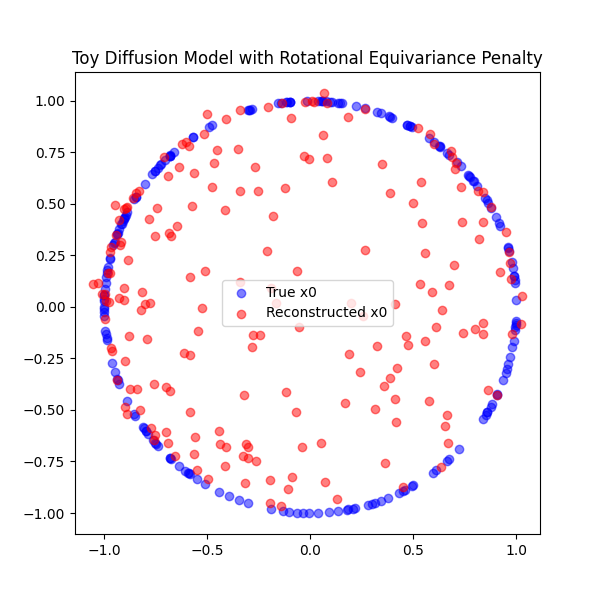

Python code for this plot:
import torch
import torch.nn as nn
import torch.optim as optim
import numpy as np
import math
import matplotlib.pyplot as plt

# -----------------------
# 1. CONFIG
# -----------------------
DEVICE = 'cuda' if torch.cuda.is_available() else 'cpu'
BATCH_SIZE = 128
LEARNING_RATE = 1e-3
EPOCHS = 2000

# Diffusion hyperparameters (toy schedule)
T_MAX = 100  # discrete timesteps for the toy forward process
BETA_START = 1e-4
BETA_END = 0.02
betas = torch.linspace(BETA_START, BETA_END, T_MAX).to(DEVICE)
alphas = 1.0 - betas
alphas_cumprod = torch.cumprod(alphas, dim=0)

# -----------------------
# 2. SIMPLE DATASET: CIRCLE
# -----------------------
# Generate points on a circle of radius ~1 (with small random radius variation, if desired)
def sample_circle_data(batch_size):
    angles = 2 * math.pi * torch.rand(batch_size)
    x = torch.stack([torch.cos(angles), torch.sin(angles)], dim=1)
    return x  # shape: (batch_size, 2)

# -----------------------
# 3. ROTATION UTILITY
# -----------------------
def random_2d_rotation(x):
    """
    x: (batch_size, 2), a batch of 2D points.
    Returns x rotated by a random angle (one angle per batch).
    """
    # One random angle per batch
    angles = 2 * math.pi * torch.rand(x.shape[0], device=x.device)
    cos_vals = torch.cos(angles)
    sin_vals = torch.sin(angles)
    # Rotation matrix for each batch entry
    R = torch.stack([
        torch.stack([ cos_vals, -sin_vals], dim=1),
        torch.stack([ sin_vals,  cos_vals], dim=1)
    ], dim=1)  # shape: (batch_size, 2, 2)

    # x shape: (batch_size, 2) -> expand to (batch_size, 2, 1)
    x_expanded = x.unsqueeze(2)
    # Rotated = R * x
    x_rot = torch.bmm(R, x_expanded).squeeze(2)
    return x_rot, R

def apply_rotation(x, R):
    """
    Apply a precomputed rotation matrix R to x.
    x: (batch_size, 2)
    R: (batch_size, 2, 2)
    """
    x_expanded = x.unsqueeze(2)
    x_rot = torch.bmm(R, x_expanded).squeeze(2)
    return x_rot

# -----------------------
# 4. FORWARD NOISING
# -----------------------
def q_sample(x0, t):
    """
    x0: (batch_size, 2)
    t: (batch_size,) integer timesteps in [0, T_MAX-1]
    Return: noisy sample x_t according to
      x_t = sqrt(alpha_cumprod_t)*x0 + sqrt(1 - alpha_cumprod_t)*eps
    """
    alphas_cumprod_t = alphas_cumprod[t].unsqueeze(1)  # shape: (batch_size, 1)
    eps = torch.randn_like(x0)
    return (torch.sqrt(alphas_cumprod_t) * x0 +
            torch.sqrt(1 - alphas_cumprod_t) * eps)

# -----------------------
# 5. MODEL: A tiny MLP to predict noise
# -----------------------
class DenoiserMLP(nn.Module):
    """
    Denoiser that takes (x_t, t) as input and predicts the noise eps that was added.
    We'll encode t with a simple positional embedding or just an MLP on t.
    """
    def __init__(self, hidden_dim=64, max_t=T_MAX):
        super().__init__()
        self.hidden_dim = hidden_dim

        # Embedding for t
        self.time_mlp = nn.Sequential(
            nn.Linear(1, hidden_dim),
            nn.SiLU(),
            nn.Linear(hidden_dim, hidden_dim),
        )

        # MLP for x
        self.x_mlp = nn.Sequential(
            nn.Linear(2, hidden_dim),
            nn.SiLU(),
            nn.Linear(hidden_dim, hidden_dim),
        )

        # Merge & out
        self.merge = nn.Sequential(
            nn.SiLU(),
            nn.Linear(hidden_dim, hidden_dim),
            nn.SiLU(),
            nn.Linear(hidden_dim, 2)  # predict 2D noise
        )

    def forward(self, x, t):
        # x: (batch_size, 2), t: (batch_size,)
        t_embed = self.time_mlp(t.unsqueeze(1).float())
        x_embed = self.x_mlp(x)
        h = x_embed + t_embed
        return self.merge(h)

# Instantiate model
model = DenoiserMLP(hidden_dim=64).to(DEVICE)
optimizer = optim.Adam(model.parameters(), lr=LEARNING_RATE)

# -----------------------
# 6. TRAINING LOOP
# -----------------------
def training_loop():
    model.train()
    for epoch in range(EPOCHS):
        # 1) Sample data
        x0 = sample_circle_data(BATCH_SIZE).to(DEVICE)  # (B,2)
        # 2) Pick random t
        t = torch.randint(0, T_MAX, (BATCH_SIZE,), device=DEVICE)

        # 3) Forward noising
        x_t = q_sample(x0, t)  # (B,2)
        # 4) Predict noise
        eps_pred = model(x_t, t)  # (B,2)

        # 5) Compute standard noise-prediction loss (MSE)
        #    We can "reconstruct" the noise if we know how x_t was formed:
        #    x_t = sqrt(alpha_cumprod_t)*x0 + sqrt(1 - alpha_cumprod_t)*eps
        #    so eps = (x_t - sqrt(alpha_cumprod_t)*x0)/sqrt(1 - alpha_cumprod_t).
        alpha_cumprod_t = alphas_cumprod[t].unsqueeze(1)
        eps_target = (x_t - torch.sqrt(alpha_cumprod_t)*x0) / torch.sqrt(1 - alpha_cumprod_t)
        loss_mse = ((eps_pred - eps_target)**2).mean()

        # 6) Compute rotational equivariance loss
        #    We want: model(R(x_t), t) ~ R(model(x_t, t)).
        x_t_rot, R = random_2d_rotation(x_t)  # rotated inputs, plus their rotation matrices
        eps_pred_rot = model(x_t_rot, t)     # (B,2)
        # Also rotate the original eps_pred
        eps_pred_rot_expected = apply_rotation(eps_pred, R)
        loss_rot = ((eps_pred_rot - eps_pred_rot_expected)**2).mean()

        # Combine
        loss = loss_mse + 0.0 * loss_rot  # Weighted combination

        # 7) Update
        optimizer.zero_grad()
        loss.backward()
        optimizer.step()

        # 8) Logging
        if (epoch + 1) % 200 == 0:
            print(f"Epoch {epoch+1}/{EPOCHS} | Loss: {loss.item():.4f} | "
                  f"Loss MSE: {loss_mse.item():.4f}, Loss Rot: {loss_rot.item():.4f}")

# -----------------------
# 7. RUN TRAINING
# -----------------------
if __name__ == "__main__":
    training_loop()

    # After training, let's do a small visualization:
    model.eval()
    with torch.no_grad():
        # Sample some points from the circle
        x0_vis = sample_circle_data(200).to(DEVICE)
        t_vis = torch.randint(0, T_MAX, (200,), device=DEVICE)
        x_t_vis = q_sample(x0_vis, t_vis)
        eps_pred_vis = model(x_t_vis, t_vis)
        # Reconstructed x0_pred = (x_t - sqrt(1 - alpha_cumprod_t)*eps_pred) / sqrt(alpha_cumprod_t)
        alpha_cumprod_tv = alphas_cumprod[t_vis].unsqueeze(1)
        x0_pred_vis = (x_t_vis - torch.sqrt(1 - alpha_cumprod_tv)*eps_pred_vis) / torch.sqrt(alpha_cumprod_tv)

    x0_vis_np = x0_vis.cpu().numpy()
    x0_pred_vis_np = x0_pred_vis.cpu().numpy()

    plt.figure(figsize=(6,6))
    plt.scatter(x0_vis_np[:,0], x0_vis_np[:,1], c='blue', alpha=0.5, label='True x0')
    plt.scatter(x0_pred_vis_np[:,0], x0_pred_vis_np[:,1], c='red', alpha=0.5, label='Reconstructed x0')
    plt.legend()
    plt.title("Toy Diffusion Model with Rotational Equivariance Penalty")
    plt.axis('equal')
    plt.show()
